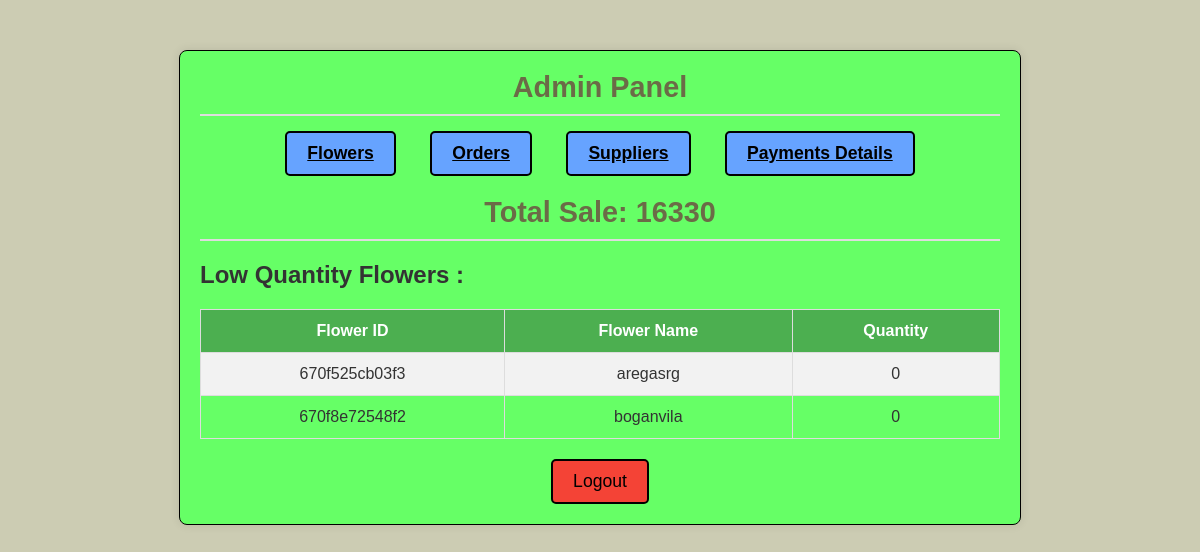
Screenshot of /Admin/admin_panel.php (signed in) with the database file from the repository.
### tables this page shows
CREATE TABLE `flowers` (
                           `flower_id` varchar(100) NOT NULL,
                           `flower_name` varchar(20) DEFAULT NULL,
                           `quantity` int(5) DEFAULT 0,
                           `sale_price` float DEFAULT NULL,
                           `description` varchar(255) DEFAULT NULL,
                           `other_info` longtext DEFAULT NULL CHECK (json_valid(`other_info`)),
                           PRIMARY KEY (`flower_id`),
                           KEY `idx_flower_name` (`flower_name`)
);

### Admin/admin_panel.php (the view, shortened to what this page needs)
<?php
global $connection;
?>
<!DOCTYPE html>
<html lang="en">
<head>
    <link rel="stylesheet" href="panel.css">
</head>
<body>
<div class="container">
    <h1>Admin Panel</h1>
    <div class="nav-links">
        <a href='flowers/flowers.php'>Flowers</a>
        <a href='orders/orders.php'>Orders</a>
        <a href='suplier/suplier.php'>Suppliers</a>
        <a href='payments/payment.php'>Payments Details</a>
    </div>
    <h4>Total Sale:
        <?php
        $sum_q = "SELECT SUM(amount) AS amount FROM payments";
        $result = mysqli_query($connection, $sum_q);
        $sum = mysqli_fetch_assoc($result)['amount'];
        echo $sum;
        ?>
    </h4>
    <?php
    $query = "SELECT * FROM flowers WHERE quantity <20";
    $result = mysqli_query($connection, $query);
    if (mysqli_num_rows($result) > 0) {
        echo "<h2>Low Quantity Flowers :</h2>
            <table>
                <tr>
                    <th>Flower ID</th>
                    <th>Flower Name</th>
                    <th>Quantity</th>
                </tr>";
        while ($row = mysqli_fetch_assoc($result)) {
            $flower_id = $row['flower_id'];
            $flower_name = $row['flower_name'];
            $quantity = $row['quantity'];
            echo "<tr>
                    <td>$flower_id</td>
                    <td>$flower_name</td>
                    <td>$quantity</td>
                  </tr>";
        }
        echo "</table>";
    }
    ?>
    <form action='admin_panel.php' method='post' class="logout-form">
        <button type='submit' name='logout'>Logout</button>
    </form>
</div>
</body>
</html>

### Admin/panel.css (style rules this page uses)
body { font-family: 'Arial', sans-serif; background-color: #ccccb3; color: #333; margin: 0; padding: 0; box-sizing: border-box; height: 100vh; display: flex; flex-direction: column; align-items: center; justify-content: flex-start; }
.container { width: 90%; max-width: 800px; padding: 20px; background-color: #66ff66; border-radius: 8px; box-shadow: 0 0 10px rgba(0, 0, 0, 0.1); border: 1px solid black; margin-top: 50px; }
h1, h4 { font-size: 1.8rem; color: #6b6b47; margin-bottom: 15px; border-bottom: 2px solid #ddd; padding-bottom: 10px; text-align: center; margin-top: 0; }
.nav-links { text-align: center; margin-bottom: 20px; }
a { display: inline-block; background-color: #66a3ff; color: black; padding: 10px 20px; border: 2px solid black; border-radius: 5px; font-size: 1.1rem; cursor: pointer; transition: background-color 0.3s ease, transform 0.2s ease; margin: 0 15px; font-weight: bold; }
.logout-form { text-align: center; margin-top: 20px; }
button { background-color: #f44336; display: inline-block; color: black; padding: 10px 20px; border: 2px solid black; border-radius: 5px; font-size: 1.1rem; cursor: pointer; transition: background-color 0.3s ease; }
table { width: 100%; margin: 20px 0; border-collapse: collapse; }
table, th, td { border: 1px solid #ddd; }
th, td { text-align: center; padding: 12px; }
th { background-color: #4CAF50; color: white; }
tr:nth-child(even) { background-color: #f2f2f2; }

### rows the page displays
flowers: flower_id "670f525cb03f3", flower_name "aregasrg", quantity "0"
flowers: flower_id "670f8e72548f2", flower_name "boganvila", quantity "0"

### other values shown
$sum "16330"
